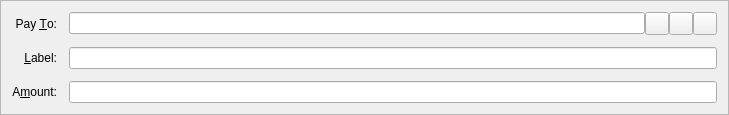
<?xml version="1.0" encoding="UTF-8"?>
<ui version="4.0">
 <class>SendCoinsEntry</class>
 <widget class="QFrame" name="SendCoinsEntry">
  <property name="geometry">
   <rect>
    <x>0</x>
    <y>0</y>
    <width>729</width>
    <height>113</height>
   </rect>
  </property>
  <property name="windowTitle">
   <string>Form</string>
  </property>
  <property name="frameShape">
   <enum>QFrame::StyledPanel</enum>
  </property>
  <property name="frameShadow">
   <enum>QFrame::Sunken</enum>
  </property>
  <layout class="QGridLayout" name="gridLayout">
   <property name="spacing">
    <number>12</number>
   </property>
   <item row="5" column="0">
    <widget class="QLabel" name="label">
     <property name="text">
      <string>A&amp;mount:</string>
     </property>
     <property name="alignment">
      <set>Qt::AlignRight|Qt::AlignTrailing|Qt::AlignVCenter</set>
     </property>
     <property name="buddy">
      <cstring>payAmount</cstring>
     </property>
    </widget>
   </item>
   <item row="3" column="0">
    <widget class="QLabel" name="label_2">
     <property name="text">
      <string>Pay &amp;To:</string>
     </property>
     <property name="alignment">
      <set>Qt::AlignRight|Qt::AlignTrailing|Qt::AlignVCenter</set>
     </property>
     <property name="buddy">
      <cstring>payTo</cstring>
     </property>
    </widget>
   </item>
   <item row="5" column="1">
    <widget class="BitcoinAmountField" name="payAmount"/>
   </item>
   <item row="4" column="1">
    <layout class="QHBoxLayout" name="horizontalLayout_2">
     <property name="spacing">
      <number>0</number>
     </property>
     <item>
      <widget class="QValidatedLineEdit" name="addAsLabel">
       <property name="enabled">
        <bool>true</bool>
       </property>
       <property name="toolTip">
        <string>Enter a label for this address to add it to your address book</string>
       </property>
      </widget>
     </item>
    </layout>
   </item>
   <item row="4" column="0">
    <widget class="QLabel" name="label_4">
     <property name="text">
      <string>&amp;Label:</string>
     </property>
     <property name="alignment">
      <set>Qt::AlignRight|Qt::AlignTrailing|Qt::AlignVCenter</set>
     </property>
     <property name="buddy">
      <cstring>addAsLabel</cstring>
     </property>
    </widget>
   </item>
   <item row="3" column="1">
    <layout class="QHBoxLayout" name="payToLayout">
     <property name="spacing">
      <number>0</number>
     </property>
     <item>
      <widget class="QValidatedLineEdit" name="payTo">
       <property name="toolTip">
        <string>The address to send the payment to  (e.g. KU5DJbPP6QinKJgj9nFPqioixKAV8iLgkW)</string>
       </property>
       <property name="maxLength">
        <number>34</number>
       </property>
      </widget>
     </item>
     <item>
      <widget class="QToolButton" name="addressBookButton">
       <property name="toolTip">
        <string>Choose address from address book</string>
       </property>
       <property name="text">
        <string/>
       </property>
       <property name="icon">
        <iconset resource="../bitcoin.qrc">
         <normaloff>:/icons/address-book</normaloff>:/icons/address-book</iconset>
       </property>
       <property name="shortcut">
        <string>Alt+A</string>
       </property>
      </widget>
     </item>
     <item>
      <widget class="QToolButton" name="pasteButton">
       <property name="toolTip">
        <string>Paste address from clipboard</string>
       </property>
       <property name="text">
        <string/>
       </property>
       <property name="icon">
        <iconset resource="../bitcoin.qrc">
         <normaloff>:/icons/editpaste</normaloff>:/icons/editpaste</iconset>
       </property>
       <property name="shortcut">
        <string>Alt+P</string>
       </property>
      </widget>
     </item>
     <item>
      <widget class="QToolButton" name="deleteButton">
       <property name="toolTip">
        <string>Remove this recipient</string>
       </property>
       <property name="text">
        <string/>
       </property>
       <property name="icon">
        <iconset resource="../bitcoin.qrc">
         <normaloff>:/icons/remove</normaloff>:/icons/remove</iconset>
       </property>
      </widget>
     </item>
    </layout>
   </item>
  </layout>
 </widget>
 <customwidgets>
  <customwidget>
   <class>QValidatedLineEdit</class>
   <extends>QLineEdit</extends>
   <header>qvalidatedlineedit.h</header>
  </customwidget>
  <customwidget>
   <class>BitcoinAmountField</class>
   <extends>QLineEdit</extends>
   <header>bitcoinamountfield.h</header>
   <container>1</container>
  </customwidget>
 </customwidgets>
 <resources>
  <include location="../bitcoin.qrc"/>
 </resources>
 <connections/>
</ui>
